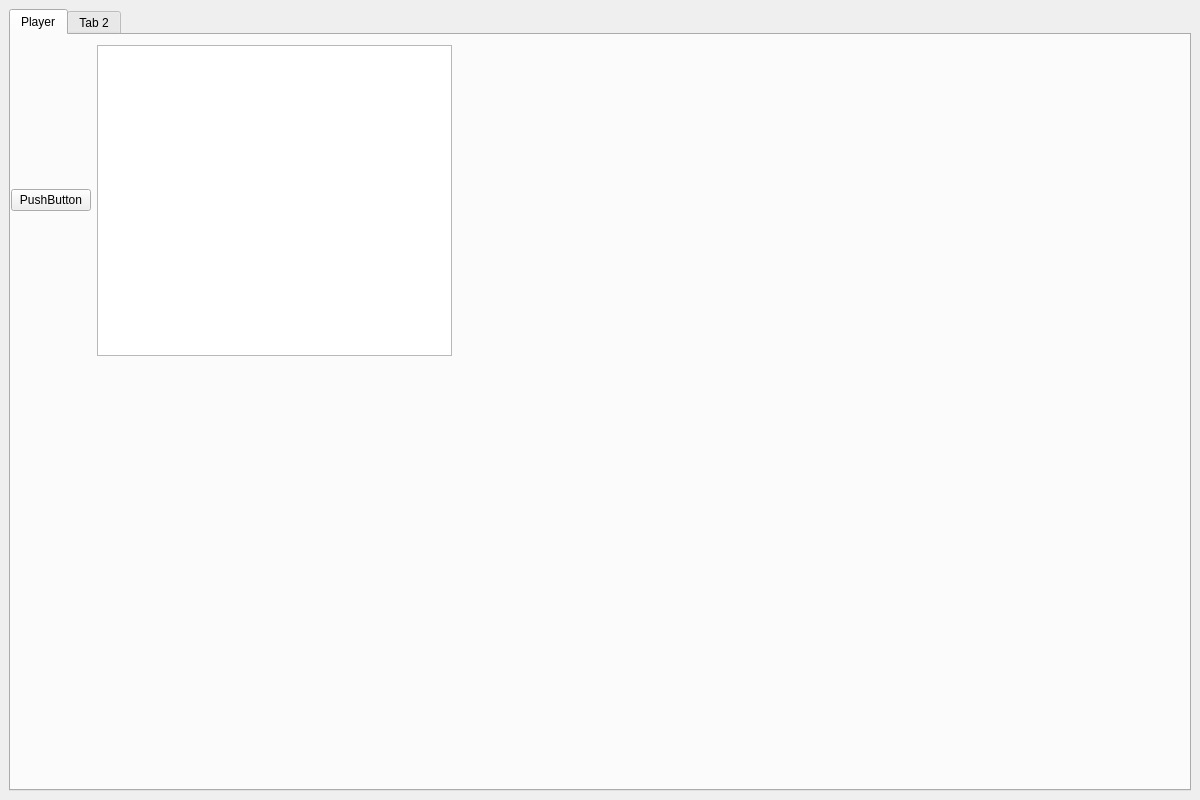
<?xml version="1.0" encoding="UTF-8"?>
<ui version="4.0">
 <class>MainWindow</class>
 <widget class="QMainWindow" name="MainWindow">
  <property name="geometry">
   <rect>
    <x>0</x>
    <y>0</y>
    <width>1200</width>
    <height>800</height>
   </rect>
  </property>
  <property name="sizePolicy">
   <sizepolicy hsizetype="Minimum" vsizetype="Minimum">
    <horstretch>0</horstretch>
    <verstretch>0</verstretch>
   </sizepolicy>
  </property>
  <property name="minimumSize">
   <size>
    <width>1200</width>
    <height>800</height>
   </size>
  </property>
  <property name="windowTitle">
   <string>MainWindow</string>
  </property>
  <property name="toolTip">
   <string>generate annotation basis by comparing MWLIST, display candidates at next frequency</string>
  </property>
  <widget class="QWidget" name="centralwidget">
   <layout class="QHBoxLayout" name="horizontalLayout">
    <item>
     <layout class="QVBoxLayout" name="verticalLayout_2" stretch="0">
      <property name="spacing">
       <number>7</number>
      </property>
      <item>
       <widget class="QTabWidget" name="tabWidget">
        <property name="sizePolicy">
         <sizepolicy hsizetype="MinimumExpanding" vsizetype="MinimumExpanding">
          <horstretch>0</horstretch>
          <verstretch>0</verstretch>
         </sizepolicy>
        </property>
        <property name="sizeIncrement">
         <size>
          <width>1</width>
          <height>1</height>
         </size>
        </property>
        <property name="currentIndex">
         <number>0</number>
        </property>
        <widget class="QWidget" name="playrec">
         <attribute name="title">
          <string>Player</string>
         </attribute>
         <widget class="QWidget" name="gridLayoutWidget">
          <property name="geometry">
           <rect>
            <x>0</x>
            <y>10</y>
            <width>441</width>
            <height>311</height>
           </rect>
          </property>
          <layout class="QGridLayout" name="gridLayout_2">
           <item row="0" column="0">
            <widget class="QPushButton" name="pushButton">
             <property name="text">
              <string>PushButton</string>
             </property>
            </widget>
           </item>
           <item row="0" column="1">
            <widget class="QTextEdit" name="textEdit"/>
           </item>
          </layout>
         </widget>
        </widget>
        <widget class="QWidget" name="tab_2">
         <attribute name="title">
          <string>Tab 2</string>
         </attribute>
        </widget>
       </widget>
      </item>
     </layout>
    </item>
   </layout>
  </widget>
  <action name="actionFile_open">
   <property name="checkable">
    <bool>false</bool>
   </property>
   <property name="enabled">
    <bool>true</bool>
   </property>
   <property name="text">
    <string>File open</string>
   </property>
   <property name="shortcut">
    <string>Alt+F</string>
   </property>
  </action>
  <action name="actionSave_header_to_template">
   <property name="text">
    <string>Save header to template</string>
   </property>
  </action>
  <action name="actionOverwrite_header">
   <property name="text">
    <string>Overwrite header</string>
   </property>
   <property name="shortcut">
    <string>Alt+H</string>
   </property>
  </action>
  <action name="actionLoad_template_header">
   <property name="text">
    <string>Load template header</string>
   </property>
  </action>
 </widget>
 <resources/>
 <connections/>
</ui>
